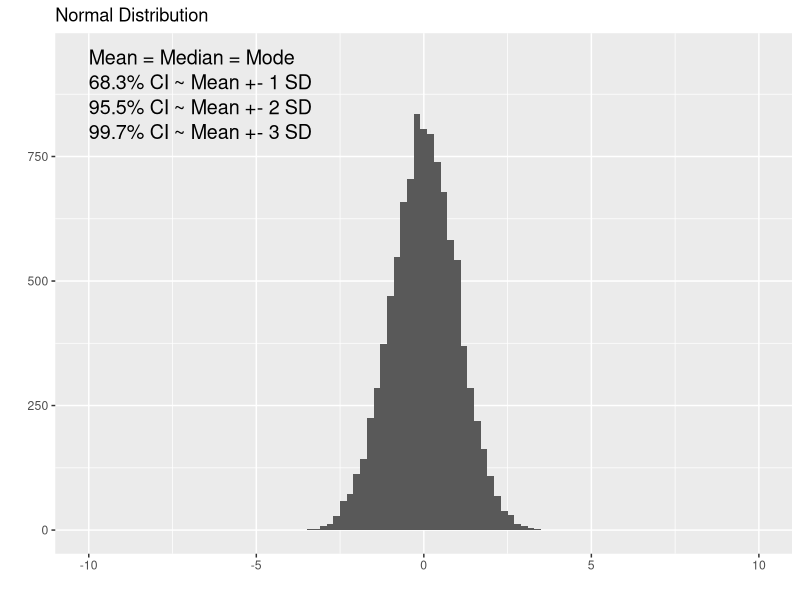
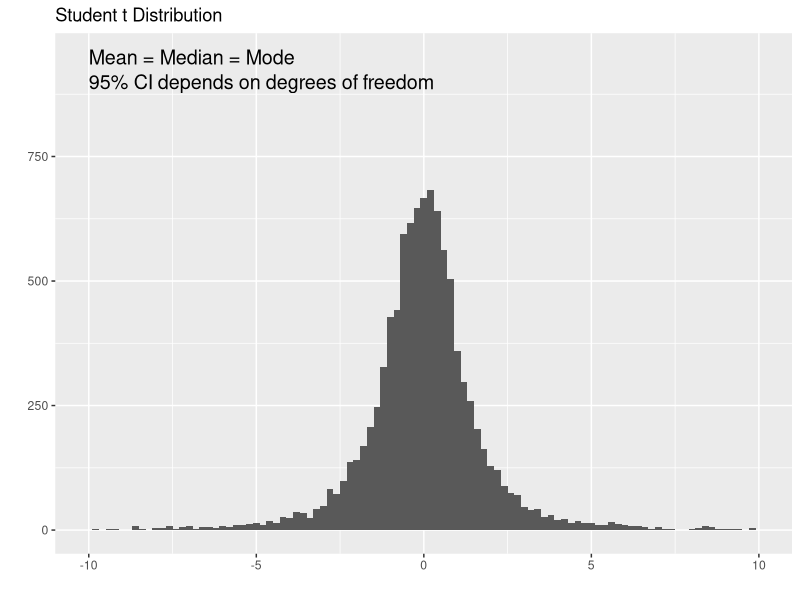
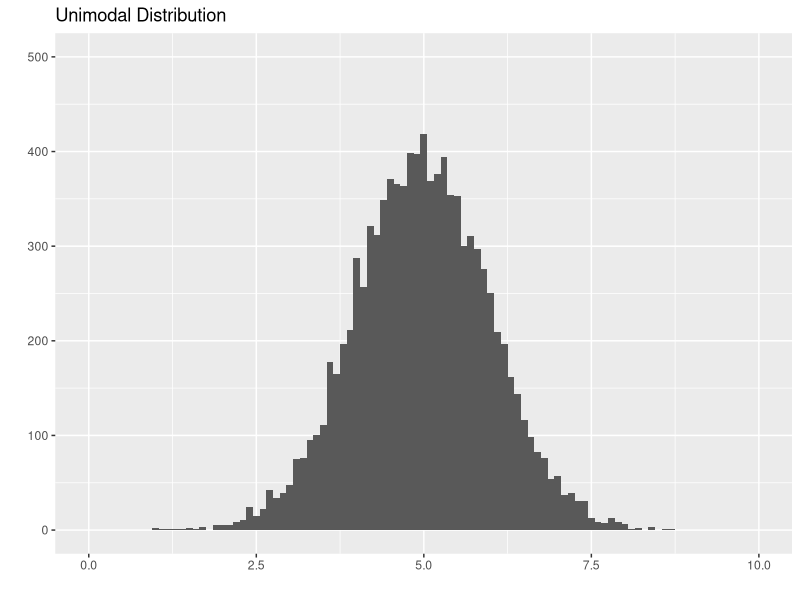
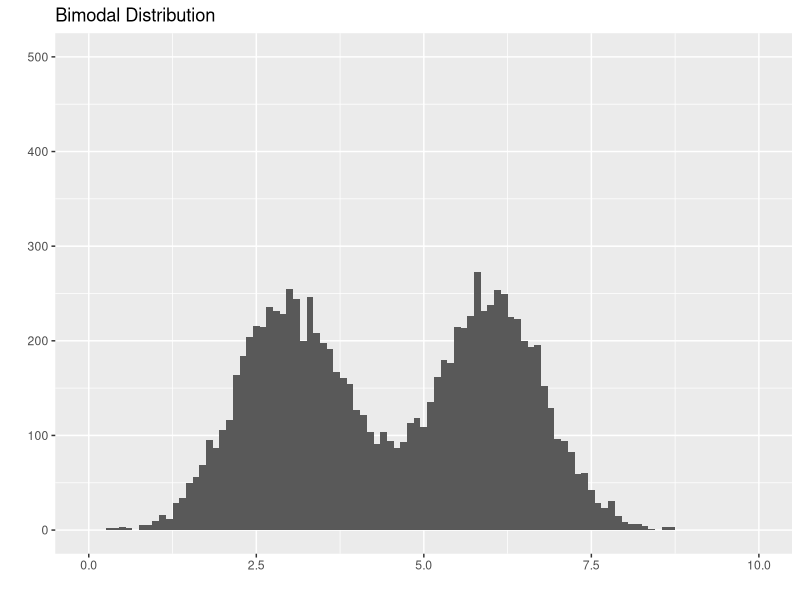
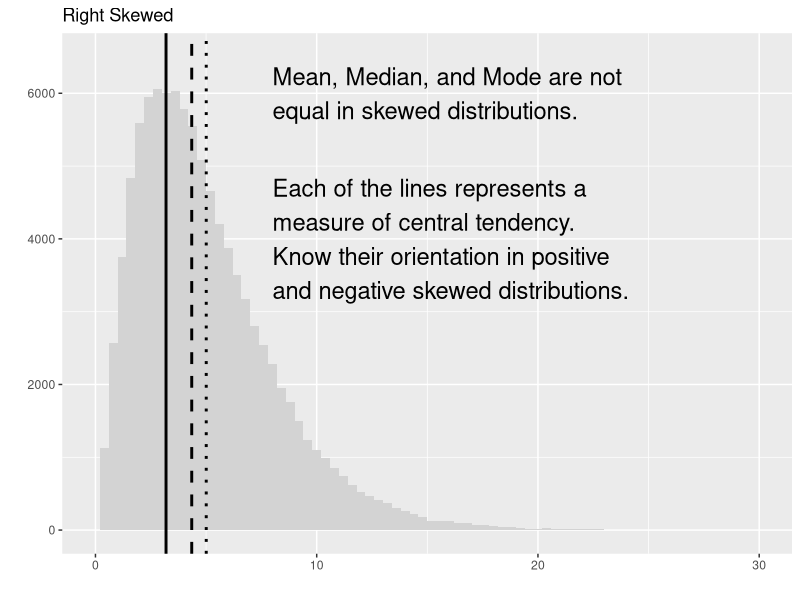
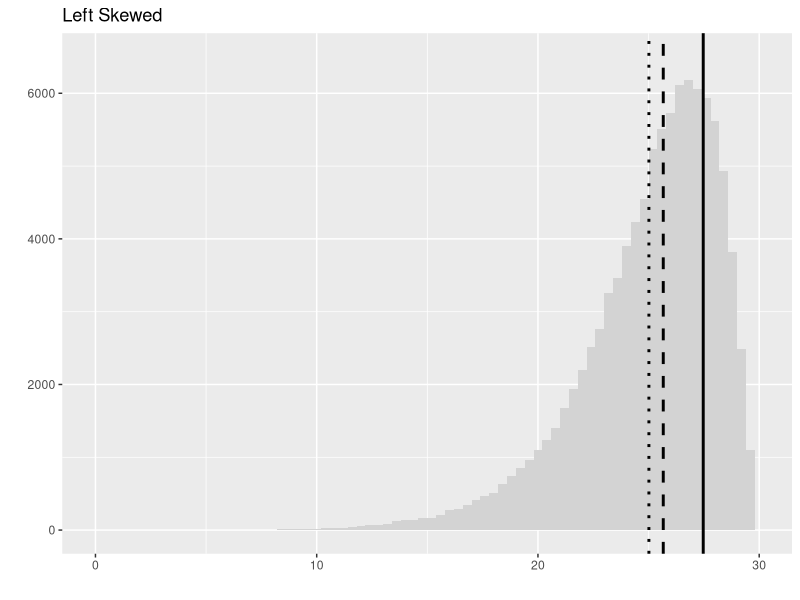
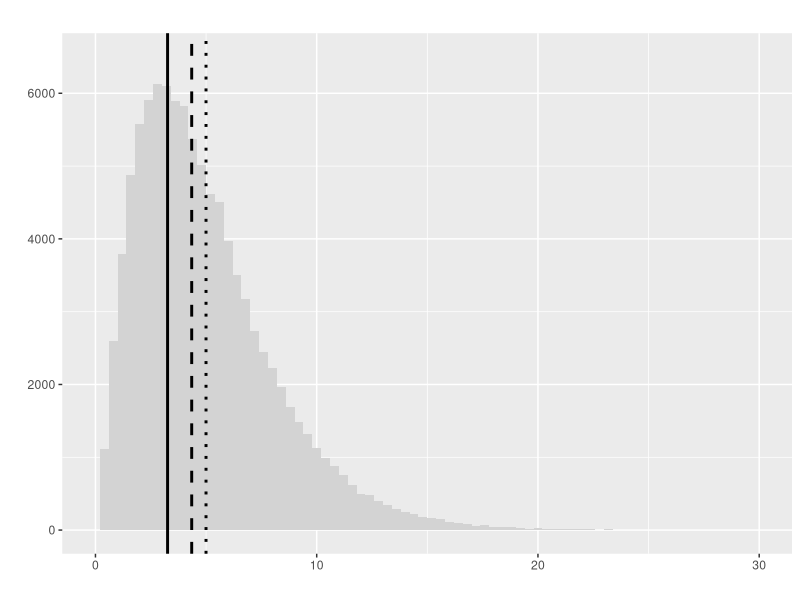
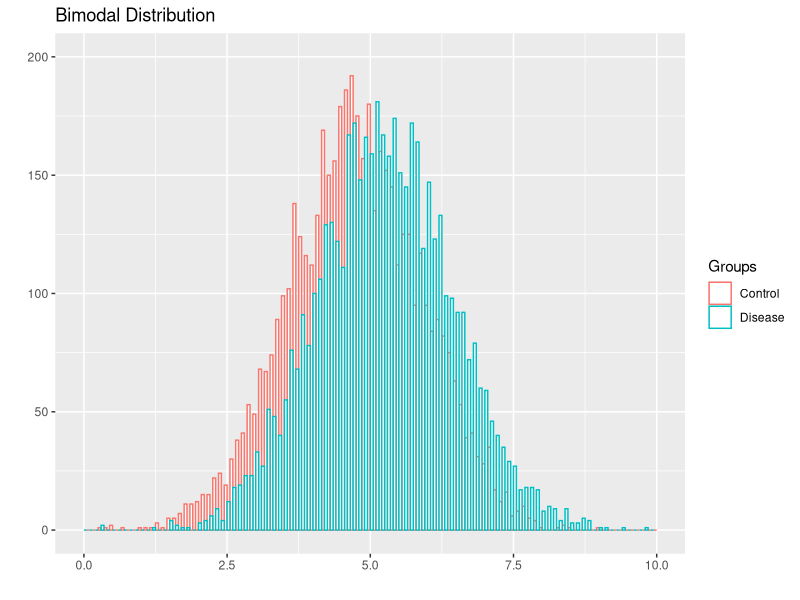

Write the R code that produced these figures, in order.
## ---- chunk 1
library(ggplot2)
library(cowplot)
norm <- rnorm(10000, sd = 1)
ggplot(data.frame(data = norm), aes(data)) + 
  geom_histogram(binwidth = 0.2) + 
  xlim(-10, 10) + 
  ylim(0, 950) +
  ggtitle("Normal Distribution") + 
  labs(x="", y="") +
  annotate("text", x = -10, y = 950, label = "Mean = Median = Mode", size=5, hjust = 0) +
  annotate("text", x = -10, y = 900, label = "68.3% CI ~ Mean +- 1 SD", size=5, hjust = 0) +
  annotate("text", x = -10, y = 850, label = "95.5% CI ~ Mean +- 2 SD", size=5, hjust = 0) +
  annotate("text", x = -10, y = 800, label = "99.7% CI ~ Mean +- 3 SD", size=5, hjust = 0)
## ---- chunk 2
library(ggplot2)
library(cowplot)
studentt <- rt(10000, df=2)
ggplot(data.frame(data = studentt), aes(data)) + 
  geom_histogram(binwidth = 0.2)  + 
  xlim(-10, 10) + 
  ylim(0, 950) +
  ggtitle("Student t Distribution") + 
  labs(x="", y="") +
  annotate("text", x = -10, y = 950, label = "Mean = Median = Mode", size=5, hjust = 0) +
  annotate("text", x = -10, y = 900, label = "95% CI depends on degrees of freedom", size=5, hjust = 0)
## ---- chunk 3
library(ggplot2)
library(cowplot)
norm <- rnorm(10000, mean = 5, sd = 1)
ggplot(data.frame(data = norm), aes(data)) + 
  geom_histogram(binwidth = 0.1) + 
  xlim(0, 10) + 
  ylim(0, 500) +
  ggtitle("Unimodal Distribution") + 
  labs(x="", y="")
## ---- chunk 4
library(ggplot2)
library(cowplot)
norm1 <- rnorm(5000, mean = 3, sd = 0.8)
norm2 <- rnorm(5000, mean = 6, sd = 0.8)
ggplot(data.frame(data = c(norm1, norm2)), aes(data)) + 
  geom_histogram(binwidth = 0.1) + 
  xlim(0, 10) + 
  ylim(0, 500) +
  ggtitle("Bimodal Distribution") + 
  labs(x="", y="")
## ---- chunk 5
library(ggplot2)
library(cowplot)
Mode <- function(x) {
  ux <- unique(x)
  ux[which.max(tabulate(match(x, ux)))]
}
r.skew <- rchisq(100000, df = 5)
ggplot(data.frame(data = r.skew), aes(data)) +
  geom_histogram(binwidth = 0.4, fill = 'lightgray') + 
  geom_vline(xintercept = mean(r.skew), linetype = 'dotted', lwd = 1) +
  geom_vline(xintercept = median(r.skew), linetype = "dashed", lwd = 1) +
  geom_vline(xintercept = Mode(round(r.skew, digits = 2)), linetype = "solid", lwd = 1) +
  xlim(0, 30) + 
  ylim(0, 6500) +
  ggtitle("Right Skewed") + 
  labs(x="", y="") +
  annotate("text", x = 8, y = 6000, label = "Mean, Median, and Mode are not\nequal in skewed distributions.", size = 6, hjust = 0) +
  annotate("text", x = 8, y = 4000, label = "Each of the lines represents a\nmeasure of central tendency.\nKnow their orientation in positive\nand negative skewed distributions.", size = 6, hjust = 0)
## ---- chunk 6
library(ggplot2)
library(cowplot)
Mode <- function(x) {
  ux <- unique(x)
  ux[which.max(tabulate(match(x, ux)))]
}
l.skew <- 30 - rchisq(100000, df = 5)
ggplot(data.frame(data = l.skew), aes(data)) + 
  geom_histogram(binwidth = 0.4, fill = 'lightgray') + 
  geom_vline(xintercept = mean(l.skew), linetype = 'dotted', lwd = 1) +
  geom_vline(xintercept = median(l.skew), linetype = "dashed", lwd = 1) +
  geom_vline(xintercept = Mode(round(l.skew, digits = 2)), linetype = "solid", lwd = 1) +
  xlim(0, 30) + 
  ylim(0, 6500) +
  ggtitle("Left Skewed") + 
  labs(x="", y="")
## ---- chunk 7
library(ggplot2)
library(cowplot)
Mode <- function(x) {
  ux <- unique(x)
  ux[which.max(tabulate(match(x, ux)))]
}
r.skew <- rchisq(100000, df = 5)
ggplot(data.frame(data = r.skew), aes(data)) +
  geom_histogram(binwidth = 0.4, fill = 'lightgray') + 
  geom_vline(xintercept = mean(r.skew), linetype = 'dotted', lwd = 1) +
  geom_vline(xintercept = median(r.skew), linetype = "dashed", lwd = 1) +
  geom_vline(xintercept = Mode(round(r.skew, digits = 2)), linetype = "solid", lwd = 1) +
  xlim(0, 30) + 
  ylim(0, 6500) +
  ggtitle("") + 
  labs(x="", y="")

## ---- chunk 8
library(ggplot2)
library(cowplot)
norm1 <- rnorm(5000, mean = 4.75, sd = 1.2)
norm2 <- rnorm(5000, mean = 5.25, sd = 1.2)
ggplot(data.frame(data = c(norm1, norm2), Groups = c(rep('Control', length(norm1)), rep('Disease', length(norm2)))), aes(data, color = Groups)) + 
  geom_histogram(binwidth = 0.1, fill = 'white', position="dodge") + 
  xlim(0, 10) + 
  ylim(0, 200) +
  ggtitle("Bimodal Distribution") + 
  labs(x="", y="")
## ---- chunk 9
  norm1 <- rnorm(5000, mean = 4.75, sd = 1.2)
  norm2 <- rnorm(5000, mean = 5.25, sd = 1.2)
  (t.test(norm1, norm2))$p.value
## ---- chunk 10
library(ggplot2)
library(cowplot)
pos <- ggplot(mtcars, aes(x=wt, y=hp)) + 
  geom_point() + 
  ggtitle("Positive Correlation") + 
  labs(x="Weight", y="Horse Power")
neg <- ggplot(mtcars, aes(x=wt, y=mpg)) + 
  geom_point() + 
  ggtitle("Negative Correlation") + 
  labs(x="Weight", y="Fuel Efficiency (mpg)")

plot_grid(pos, neg)
## ---- chunk 11
library(ggplot2)
library(cowplot)
pos <- ggplot(mtcars, aes(x=wt, y=hp)) + 
  geom_point() + 
  geom_smooth(method='lm',formula=y~x) +
  ggtitle("Positive Correlation") + 
  labs(x="Weight", y="Horse Power")
show(pos)
